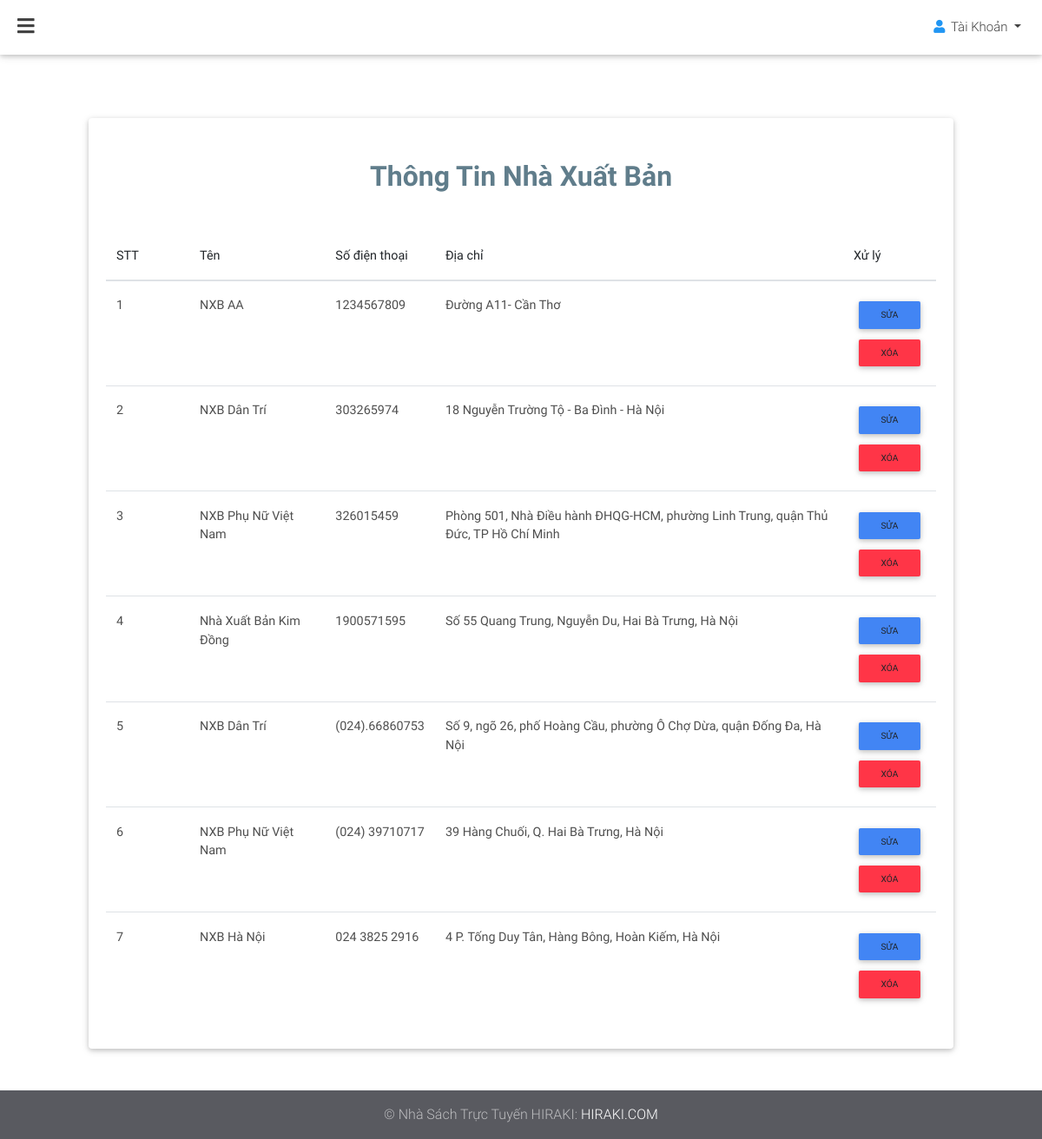
Screenshot of /admin/nxb/dsnxb.php with the database file from the repository.
### tables this page shows
CREATE TABLE `nha_xuat_ban` (
  `nxb_id` int(255) NOT NULL,
  `nxb_ten` varchar(255) NOT NULL,
  `nxb_sdt` varchar(255) DEFAULT NULL,
  `nxb_diachi` varchar(255) DEFAULT NULL
);

### admin/nxb/dsnxb.php (the view, shortened to what this page needs)
<?php
    require "../../db.php";
    $sql1 = "SELECT * FROM nha_xuat_ban";
    $result = $conn->query($sql1);
?>
<!DOCTYPE html>
<html lang="en">
<head>
    <link rel="stylesheet" href="https://use.fontawesome.com/releases/v5.11.2/css/all.css">
    <link rel="stylesheet" href="../../css/bootstrap.min.css">
    <link rel="stylesheet" href="../../css/mdb.min.css">
    <link rel="stylesheet" type="text/css" href="../../css/addons/datatables.min.css">
    <link rel="stylesheet" href="../../css/addons/datatables-select.min.css">
</head>
<body class="fixed-sn white-skin white">
<header>
    <nav class="navbar fixed-top navbar-expand-lg scrolling-navbar double-nav">
        <div class="float-left">
            <a href="#" data-activates="slide-out" class="button-collapse"><i class="fas fa-bars"></i></a>
        </div>
        <ul class="nav navbar-nav nav-flex-icons ml-auto">
            <li class="nav-item dropdown">
                <a class="nav-link dropdown-toggle waves-effect" href="#" id="userDropdown" data-toggle="dropdown"
                   aria-haspopup="true" aria-expanded="false">
                    <i class="fas fa-user blue-text"></i> <span
                        class="clearfix d-none d-sm-inline-block">Tài Khoản</span>
                </a>
            </li>
        </ul>
    </nav>
</header>
<main>
    <div class="container-fluid my-5">
        <section>
            <div class="col-md-12">
                <div class="card">
                    <h2 class="text-center blue-grey-text font-weight-bold mb-4 mt-5">Thông Tin Nhà Xuất Bản</h2>
                    <div class="card-body">
                        <table id="dtMaterialDesignExample" class="table" cellspacing="0" width="100%">
                            <thead>
                            <tr>
                                <th class="th-sm">STT</th>
                                <th class="th-sm">Tên</th>
                                <th class="th-sm">Số điện thoại</th>
                                <th class="th-sm">Địa chỉ</th>
                                <th class="th-sm">Xử lý</th>
                            </tr>
                            </thead>
                            <tbody>
                            <?php
                            if ($result->num_rows > 0) {
                                $i=1;
                                while ($row = $result->fetch_assoc()) {
                                    echo "<tr>
                                                <td>".$i."</td>
                                                <td>".$row['nxb_ten']."</td>
                                                <td>".$row['nxb_sdt']."</td>
                                                <td>".$row['nxb_diachi']."</td>
                                                <td>
                                                    <button type='button' class='btn btn-sm btn-primary'>
                                                    <a href=\"suanxb.php?idnxb=".$row['nxb_id']."\"  > Sửa </a>
                                                    </button>
                                                <br>
                                                     <button type='button' class='btn btn-sm btn-danger'>
                                                     <a onclick=\"return confirm('Bạn chắc chắn muốn xóa Nhà xuất bản này?')\"
                                                     href=\"xoanxb.php?idnxb=".$row['nxb_id']."\"> Xóa </a>
                                                     </button>
                                                </td>
                                               ";
                                    $i++;
                                }
                            }
                            ?>
                            </tbody>
                        </table>
                    </div>
                </div>
            </div>
        </section>
    </div>
</main>
<footer class="page-footer pt-0 mt-5">
    <div class="footer-copyright py-3 text-center">
        <div class="container-fluid">
            © Nhà Sách Trực Tuyến HIRAKI: <a href="#" target="_blank"> HIRAKI.COM </a>
        </div>
    </div>
</footer>
</body>
</html>

### rows the page displays
nha_xuat_ban: nxb_ten "NXB AA", nxb_sdt "1234567809", nxb_diachi "Đường A11- Cần Thơ"
nha_xuat_ban: nxb_ten "NXB Dân Trí", nxb_sdt "303265974", nxb_diachi "18 Nguyễn Trường Tộ - Ba Đình - Hà Nội"
nha_xuat_ban: nxb_ten "NXB Phụ Nữ Việt Nam", nxb_sdt "326015459", nxb_diachi "Phòng 501, Nhà Điều hành ĐHQG-HCM, phường Linh Trung, quận Thủ Đức, TP Hồ Chí Minh"
nha_xuat_ban: nxb_ten "Nhà Xuất Bản Kim Đồng", nxb_sdt "1900571595", nxb_diachi "Số 55 Quang Trung, Nguyễn Du, Hai Bà Trưng, Hà Nội"
nha_xuat_ban: nxb_ten "NXB Dân Trí", nxb_sdt "(024).66860753", nxb_diachi "Số 9, ngõ 26, phố Hoàng Cầu, phường Ô Chợ Dừa, quận Đống Đa, Hà Nội"
nha_xuat_ban: nxb_ten "NXB Phụ Nữ Việt Nam", nxb_sdt "(024) 39710717", nxb_diachi "39 Hàng Chuối, Q. Hai Bà Trưng, Hà Nội"
nha_xuat_ban: nxb_ten "NXB Hà Nội", nxb_sdt "024 3825 2916", nxb_diachi "4 P. Tống Duy Tân, Hàng Bông, Hoàn Kiếm, Hà Nội"
